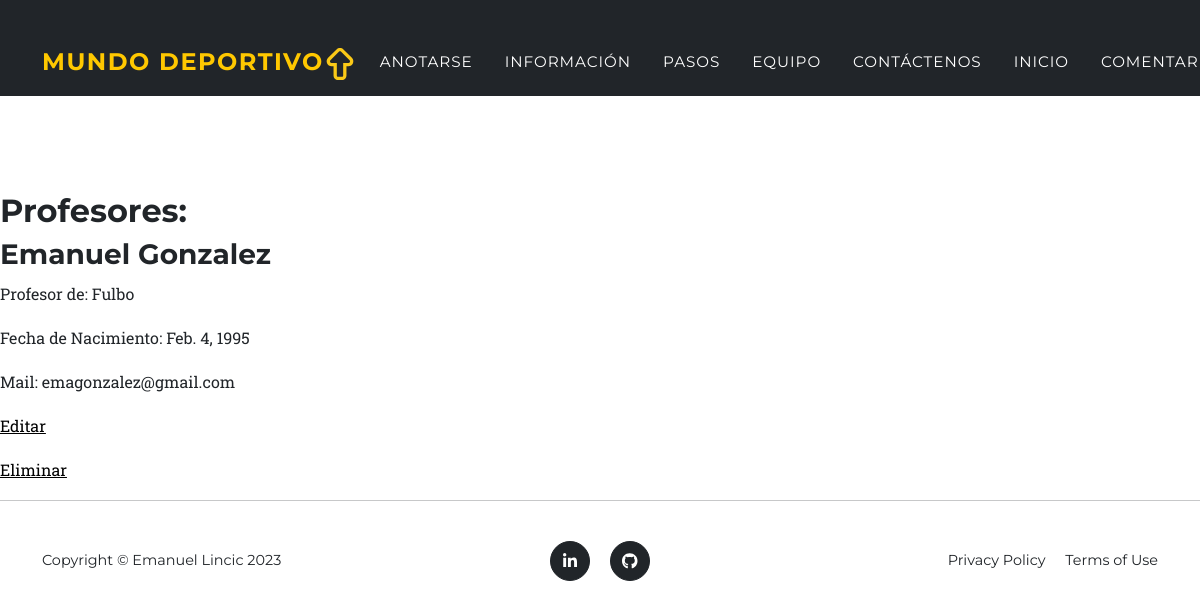
Page /app/buscar_profesor/ (signed in) on the earlier database version.
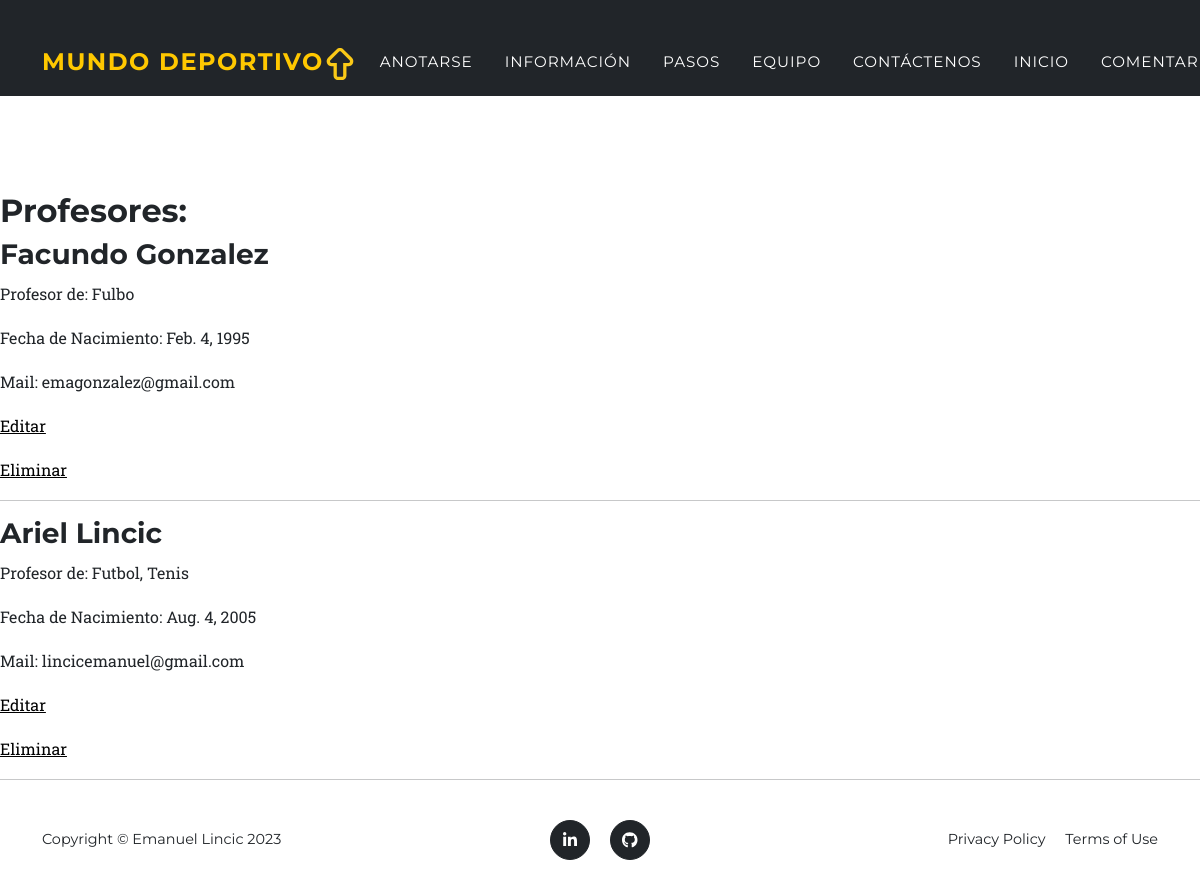
Same page on the later database version.
### AppCoder/models.py (models this page shows)
class Profesor(models.Model):
    nombre = models.CharField(max_length=40)
    apellido = models.CharField(max_length=40)
    profesor_de = models.CharField(max_length=40)
    fecha_nacimiento = models.DateField()
    mail = models.EmailField()

### AppCoder/views.py (the view)
# urls.py: path('buscar_profesor/', buscar_profesor, name='buscar_profesor'),
@login_required(login_url='Login')
def buscar_profesor(request):
    form = Busqueda(request.GET or None)
    profesores = Profesor.objects.all()
    if form.is_valid():
        nombre = form.cleaned_data['nombre']
        profesores = Profesor.objects.filter(nombre__icontains=nombre)
    return render(request, "AppCoder/buscar_profesor.html", {'form': form, 'profesores': profesores})

### templates/AppCoder/buscar_profesor.html
{% extends 'base.html' %}
{% block main %}
<nav class="navbar navbar-light bg-dark static-top" id="mainNav">
    <br>
    <br>
</nav>
<br>
<br>
<br>
<br>
  {% if profesores %}
    <h2>Profesores:</h2>
      {% for profesor in profesores %}
        <h3>{{profesor.nombre}} {{profesor.apellido}}</h3>
             <p>Profesor de: {{profesor.profesor_de}}</p>
             <p>Fecha de Nacimiento: {{profesor.fecha_nacimiento}}</p>
             <p>Mail: {{profesor.mail}}</p>
        <p>
            <a href="{% url 'ProfesorEditar' profesor.id %}">Editar</a>
        </p>
        <p>
            <a href="{% url 'ProfesorEliminar' profesor.id %}">Eliminar</a>
        </p>
        <hr>
    {% endfor %}
  {% else %}
    <p class="alert alert-warning">No se ha podido encontrar ningún profesor anotado hasta el momento.</p>
  {% endif %}
{% endblock %}

### templates/base.html (shortened to what this page needs)
<!DOCTYPE html>
<html lang="en">
    <head>
        {% load static %}
        <link href="{% static 'css/styles.css' %}" rel="stylesheet" />
    </head>
    <body id="page-top">
        {% include 'base/navbar.html' %}
        {% block main %}{% endblock %}
        {% include 'base/footer.html' %}
    </body>
</html>

### templates/base/navbar.html (shortened to what this page needs)
{% load static %}
        <nav class="navbar navbar-expand-lg navbar-dark fixed-top" id="mainNav">
            <div class="container">
                <a class="navbar-brand" href="#page-top">Mundo Deportivo<img src="{% static 'assets/img/navbar-logo.svg' %}" alt="..." /> </a>
                <div class="collapse navbar-collapse" id="navbarResponsive">
                    <ul class="navbar-nav text-uppercase ms-auto py-4 py-lg-0">
                        <li class="nav-item"><a class="nav-link" href="#services">Anotarse</a></li>
                        <li class="nav-item"><a class="nav-link" href="#portfolio">Información</a></li>
                        <li class="nav-item"><a class="nav-link" href="#about">Pasos</a></li>
                        <li class="nav-item"><a class="nav-link" href="#team">Equipo</a></li>
                        <li class="nav-item"><a class="nav-link" href="#contact">Contáctenos</a></li>
                        <li class="nav-item"><a class="nav-link" href="/app/show/">Inicio</a></li>
                        <li class="nav-item"><a class="nav-link" href="/app/comentarios/">Comentarios</a></li>
                    </ul>
                </div>
            </div>
        </nav>

### templates/base/footer.html
{% load static %}
<footer class="footer py-4">
            <div class="container">
                <div class="row align-items-center">
                    <div class="col-lg-4 text-lg-start">Copyright &copy; Emanuel Lincic 2023</div>
                    <div class="col-lg-4 my-3 my-lg-0">
                        <a class="btn btn-dark btn-social mx-2" href="https://www.linkedin.com/in/emanuel-lincic-06805a276/" aria-label="LinkedIn"><i class="fab fa-linkedin-in"></i></a>
                        <a class="btn btn-dark btn-social mx-2" href="https://github.com/emalincic" aria-label="GitHub"><i class="fab fa-github"></i></a>
                    </div>
                    <div class="col-lg-4 text-lg-end">
                        <a class="link-dark text-decoration-none me-3" href="#!">Privacy Policy</a>
                        <a class="link-dark text-decoration-none" href="#!">Terms of Use</a>
                    </div>
                </div>
            </div>
        </footer>

Differences in the rows shown:
changed Profesor "Gonzalez": nombre "Emanuel" → "Facundo"
added Profesor: nombre "Ariel", apellido "Lincic", profesor_de "Futbol, Tenis", fecha_nacimiento "Aug. 4, 2005", mail "lincicemanuel@gmail.com"
